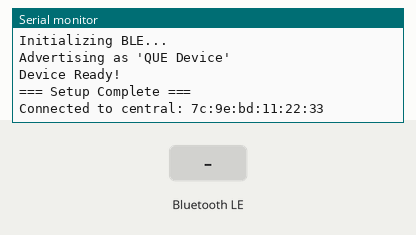
This sketch was run on a simulated Arduino Nano 33 IoT. Parts: the last lines printed to the serial monitor. The inputs (shaded band) are chosen by the test bench. Nothing arrives over Bluetooth unless stated; a phone connects over Bluetooth LE 3 s after start.

Above: at 3.8 s.
3.9 s: Bluetooth LE write "1" received
At 4.6 s:
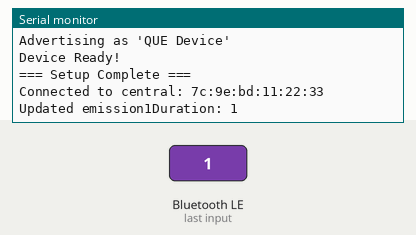
5.4 s: Bluetooth LE write "1" received
At 5.8 s:
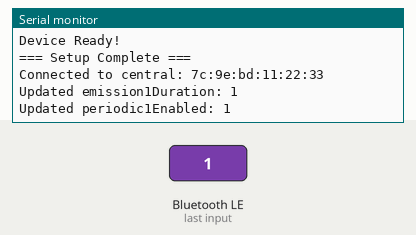
6.9 s: Bluetooth LE write "0" received
At 8.1 s:
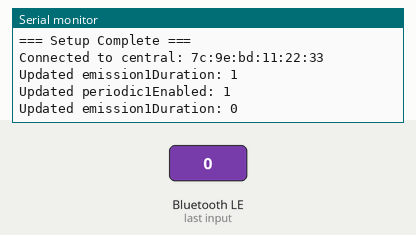
8.4 s: Bluetooth LE write "0" received
At 9.3 s:
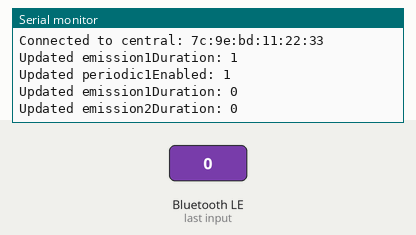

Measured:
- after the input at 3.9 s, the serial monitor: prints a new line at once (image 1)
- after the input at 5.4 s, the serial monitor: prints a new line at once (image 2)
- after the input at 6.9 s, the serial monitor: prints a new line at once (image 3)
- after the input at 8.4 s, the serial monitor: prints a new line at once (image 4)

The sketch:

que_device.ino
```cpp
#include <ArduinoBLE.h>
#include "ble_config.h"
#include "led_control.h"
#include "settings.h"
#include "timing.h"

void setup() {
    Serial.begin(9600);
    while (!Serial);

    Serial.println("\n=== QUE Device Startup ===");

    setupPins();
    setupBLE();

    Serial.println("\nDevice Ready!");
    Serial.println("=== Setup Complete ===\n");
}

void loop() {
    BLEDevice central = BLE.central();

    if (central) {
        onCentralConnected(central);

        while (central.connected()) {
            handlePeripheralLoop(central);
        }

        onCentralDisconnected(central);
    }
}
```

led_control.h
```cpp
// led_control.h
#ifndef LED_CONTROL_H
#define LED_CONTROL_H

#include <Arduino.h>

// Command definitions
#define CMD_LED_OFF 0
#define CMD_LED_RED 1
#define CMD_LED_GREEN 2
#define CMD_LED_BLUE 3
#define CMD_EMISSION1_DURATION 4
#define CMD_EMISSION2_DURATION 5
#define CMD_INTERVAL1 6
#define CMD_INTERVAL2 7
#define CMD_PERIODIC1 8
#define CMD_PERIODIC2 9
#define CMD_HEARTRATE 10

void setupPins();
void handleLEDs(byte command);

#endif // LED_CONTROL_H
```

timing.cpp
```cpp
// timing.cpp
#include "timing.h"

static unsigned long lastActivityTime = 0;
static const unsigned long DISCONNECT_TIMEOUT = 60000; // 60 seconds timeout

void resetActivityTimer() {
    lastActivityTime = millis();
}

bool isConnectionTimedOut() {
    return (millis() - lastActivityTime > DISCONNECT_TIMEOUT);
}
```

timing.h
```cpp
// timing.h
#ifndef TIMING_H
#define TIMING_H

#include <Arduino.h>

void resetActivityTimer();
bool isConnectionTimedOut();

#endif // TIMING_H
```

ble_config.cpp
```cpp
// ble_config.cpp
#include "ble_config.h"
#include "led_control.h"
#include "settings.h"
#include "timing.h"

BLEService ledService("180A"); // Use 16-bit UUID for standard service
BLEService settingsService("180F");

BLEByteCharacteristic switchCharacteristic("2A57", BLERead | BLEWrite | BLENotify);
BLELongCharacteristic emission1Characteristic("2A19", BLERead | BLEWrite | BLENotify);
BLELongCharacteristic emission2Characteristic("2A1A", BLERead | BLEWrite | BLENotify);
BLELongCharacteristic interval1Characteristic("2A1B", BLERead | BLEWrite | BLENotify);
BLELongCharacteristic interval2Characteristic("2A1C", BLERead | BLEWrite | BLENotify);
BLEByteCharacteristic periodic1Characteristic("2A1D", BLERead | BLEWrite | BLENotify);
BLEByteCharacteristic periodic2Characteristic("2A1E", BLERead | BLEWrite | BLENotify);
BLEByteCharacteristic heartrateCharacteristic("2A1F", BLERead | BLEWrite | BLENotify);

void setupBLE() {
    Serial.println("\nInitializing BLE...");

    if (!BLE.begin()) {
        Serial.println("ERROR: Starting BLE failed!");
        while (1);
    }

    // Configure services
    setupServices();

    // Set device properties
    BLE.setDeviceName("QUE Device");
    BLE.setLocalName("QUE Device");

    // Important: Only advertise the primary service
    BLE.setAdvertisedService(ledService);

    // Start advertising
    BLE.advertise();
    Serial.println("Advertising as 'QUE Device'");
}

void setupServices() {
    // Add characteristics to services
    ledService.addCharacteristic(switchCharacteristic);

    settingsService.addCharacteristic(emission1Characteristic);
    settingsService.addCharacteristic(emission2Characteristic);
    settingsService.addCharacteristic(interval1Characteristic);
    settingsService.addCharacteristic(interval2Characteristic);
    settingsService.addCharacteristic(periodic1Characteristic);
    settingsService.addCharacteristic(periodic2Characteristic);
    settingsService.addCharacteristic(heartrateCharacteristic);

    // Add services to device
    BLE.addService(ledService);
    BLE.addService(settingsService);

    // Initialize values
    initializeCharacteristics();
}

void initializeCharacteristics() {
    switchCharacteristic.writeValue(0);
    emission1Characteristic.writeValue(getEmission1Duration());
    emission2Characteristic.writeValue(getEmission2Duration());
    interval1Characteristic.writeValue(getInterval1());
    interval2Characteristic.writeValue(getInterval2());
    periodic1Characteristic.writeValue(getPeriodic1Enabled());
    periodic2Characteristic.writeValue(getPeriodic2Enabled());
    heartrateCharacteristic.writeValue(getHeartrateThreshold());
}

void onCentralConnected(BLEDevice central) {
    Serial.print("Connected to central: ");
    Serial.println(central.address());
    digitalWrite(LED_BUILTIN, HIGH);
    resetActivityTimer();
}

void onCentralDisconnected(BLEDevice central) {
    Serial.print("Disconnected from central: ");
    Serial.println(central.address());
    digitalWrite(LED_BUILTIN, LOW);
    handleLEDs(CMD_LED_OFF);
    BLE.advertise();
}

void handlePeripheralLoop(BLEDevice central) {
    if (switchCharacteristic.written()) {
        resetActivityTimer();
        handleLEDs(switchCharacteristic.value());
    }

    handleSettingsUpdate();
    checkPeriodicEmissions();

    if (isConnectionTimedOut()) {
        Serial.println("Connection timeout");
        central.disconnect();
    }
}
```

ble_config.h
```cpp
// ble_config.h
#ifndef BLE_CONFIG_H
#define BLE_CONFIG_H

#include <ArduinoBLE.h>

// Services
extern BLEService ledService;
extern BLEService settingsService;

// Characteristics
extern BLEByteCharacteristic switchCharacteristic;
extern BLELongCharacteristic emission1Characteristic;
extern BLELongCharacteristic emission2Characteristic;
extern BLELongCharacteristic interval1Characteristic;
extern BLELongCharacteristic interval2Characteristic;
extern BLEByteCharacteristic periodic1Characteristic;
extern BLEByteCharacteristic periodic2Characteristic;
extern BLEByteCharacteristic heartrateCharacteristic;

void setupBLE();
void setupServices();
void initializeCharacteristics();
void onCentralConnected(BLEDevice central);
void onCentralDisconnected(BLEDevice central);
void handlePeripheralLoop(BLEDevice central);

#endif // BLE_CONFIG_H
```

settings.cpp
```cpp
// settings.cpp
#include "settings.h"
#include "ble_config.h"
#include "led_control.h"

// Settings storage
static unsigned long emission1Duration = 10000;  // 10 seconds
static unsigned long emission2Duration = 10000;  // 10 seconds
static unsigned long interval1 = 300000;         // 5 minutes
static unsigned long interval2 = 300000;         // 5 minutes
static bool periodic1Enabled = false;
static bool periodic2Enabled = false;
static byte heartrateThreshold = 90;            // Default 90 BPM

// Timing variables for periodic emissions
static unsigned long lastEmission1Time = 0;
static unsigned long lastEmission2Time = 0;

// Getters
unsigned long getEmission1Duration() { return emission1Duration; }
unsigned long getEmission2Duration() { return emission2Duration; }
unsigned long getInterval1() { return interval1; }
unsigned long getInterval2() { return interval2; }
bool getPeriodic1Enabled() { return periodic1Enabled; }
bool getPeriodic2Enabled() { return periodic2Enabled; }
byte getHeartrateThreshold() { return heartrateThreshold; }

void handleSettingsUpdate() {
    if (emission1Characteristic.written()) {
        emission1Duration = emission1Characteristic.value();
        Serial.print("Updated emission1Duration: ");
        Serial.println(emission1Duration);
    }

    if (emission2Characteristic.written()) {
        emission2Duration = emission2Characteristic.value();
        Serial.print("Updated emission2Duration: ");
        Serial.println(emission2Duration);
    }

    if (interval1Characteristic.written()) {
        interval1 = interval1Characteristic.value();
        Serial.print("Updated interval1: ");
        Serial.println(interval1);
    }

    if (interval2Characteristic.written()) {
        interval2 = interval2Characteristic.value();
        Serial.print("Updated interval2: ");
        Serial.println(interval2);
    }

    if (periodic1Characteristic.written()) {
        periodic1Enabled = periodic1Characteristic.value();
        Serial.print("Updated periodic1Enabled: ");
        Serial.println(periodic1Enabled);
    }

    if (periodic2Characteristic.written()) {
        periodic2Enabled = periodic2Characteristic.value();
        Serial.print("Updated periodic2Enabled: ");
        Serial.println(periodic2Enabled);
    }

    if (heartrateCharacteristic.written()) {
        heartrateThreshold = heartrateCharacteristic.value();
        Serial.print("Updated heartrateThreshold: ");
        Serial.println(heartrateThreshold);
    }
}

void checkPeriodicEmissions() {
    unsigned long currentTime = millis();

    if (periodic1Enabled && (currentTime - lastEmission1Time >= interval1)) {
        handleLEDs(CMD_LED_RED);
        delay(emission1Duration);
        handleLEDs(CMD_LED_OFF);
        lastEmission1Time = currentTime;
    }

    if (periodic2Enabled && (currentTime - lastEmission2Time >= interval2)) {
        handleLEDs(CMD_LED_GREEN);
        delay(emission2Duration);
        handleLEDs(CMD_LED_OFF);
        lastEmission2Time = currentTime;
    }
}
```

settings.h
```cpp
// settings.h
#ifndef SETTINGS_H
#define SETTINGS_H

#include <Arduino.h>

// Settings getters
unsigned long getEmission1Duration();
unsigned long getEmission2Duration();
unsigned long getInterval1();
unsigned long getInterval2();
bool getPeriodic1Enabled();
bool getPeriodic2Enabled();
byte getHeartrateThreshold();

// Settings handlers
void handleSettingsUpdate();
void checkPeriodicEmissions();

#endif // SETTINGS_H
```
